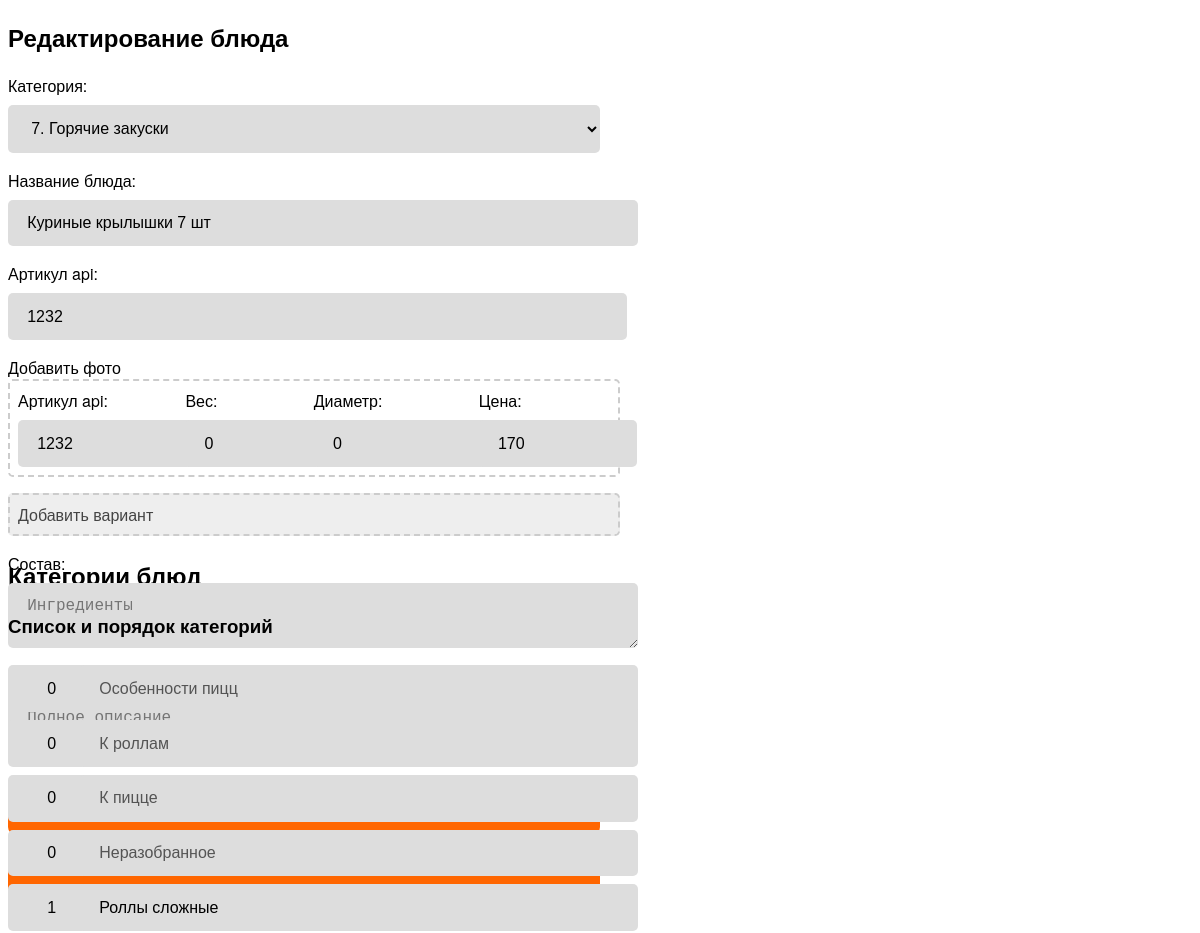
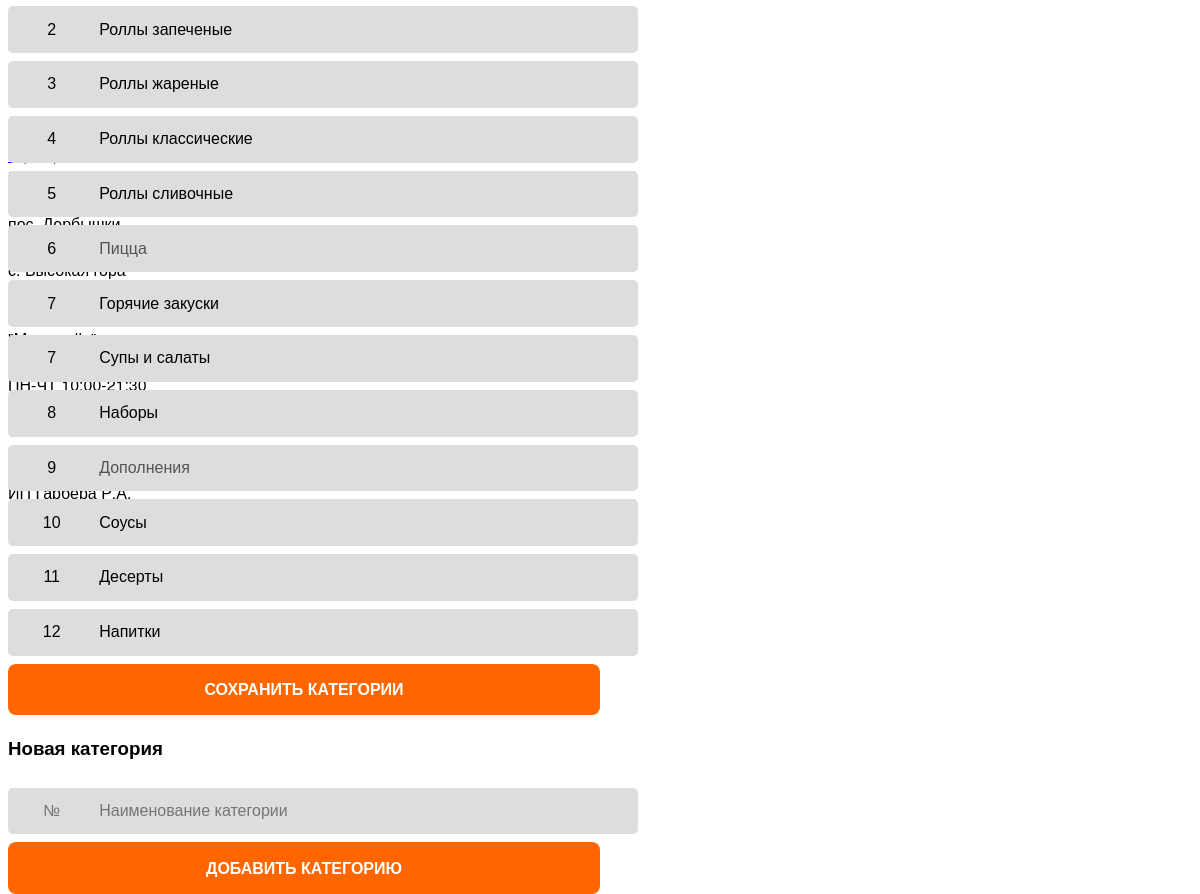
/admin?edit_dish=507 (signed in), run on the app's committed database (2 pictures, top to bottom).
### tables this page shows
CREATE TABLE `dishes_variants` (
  `variant_id` int(11) NOT NULL,
  `variant_did` int(11) NOT NULL,
  `variant_fid` int(11) NOT NULL,
  `variant_name` varchar(64) NOT NULL,
  `variant_diameter` int(11) NOT NULL,
  `variant_weight` int(11) NOT NULL,
  `variant_price` int(11) NOT NULL,
  `variant_date` timestamp NOT NULL DEFAULT current_timestamp(),
  `variant_date_edit` timestamp NOT NULL DEFAULT current_timestamp() ON UPDATE current_timestamp()
);

CREATE TABLE `dishes_chapters` (
  `chapter_id` int(11) NOT NULL,
  `chapter_num` int(11) NOT NULL DEFAULT 0,
  `chapter_title` varchar(32) NOT NULL,
  `chapter_desc` text NOT NULL,
  `chapter_disabled` int(1) NOT NULL DEFAULT 0,
  `chapter_date` timestamp NOT NULL DEFAULT current_timestamp(),
  `chapter_date_edit` timestamp NOT NULL DEFAULT current_timestamp() ON UPDATE current_timestamp()
);

### admin.php (the view, shortened to what this page needs)
<?php
include 'db.php';
include 'head.php';
echo '<div class="wrapper">';
if(!$_SESSION['user_id']){
	echo '<h2>Вход для модератора сайта</h2>';
	echo '<div class="block-wrapper align-center">';
		echo '<form method="POST" class="w-30">';
			echo '<input type="password" name="password" class="w-100" placeholder="Пароль от админ-панели"><br>';
			echo '<input type="submit" name="submit_login" value="Войти">';
		echo '</div>';
	echo '</div>';
}
else {
	if($_GET['edit_dish'])
		echo '<h2>Редактирование блюда</h2>';
	else
		echo '<h2>Добавление блюд</h2>';
	echo '<div class="block-wrapper align-center">';
		echo '<form method="POST" class="w-50">';
			echo '<label>Категория:</label>';
			echo '<select name="dish_chapter">';
				$query_chapters = mysqli_query($link, "SELECT * FROM dishes_chapters ORDER BY chapter_num");
		    	while($row = mysqli_fetch_assoc($query_chapters)){
					echo '<option value="'.$row['chapter_id'].'" '.($_POST['dish_chapter']==$row['chapter_id']?'selected':'').'>'.($row['chapter_num']?$row['chapter_num'].'.':'[скрыто]').' '.$row['chapter_title'].'</option>';
		    	};
			echo '</select>';
			echo '<label>Название блюда:</label>';
			echo '<input type="text" name="dish_name" placeholder="Название" value="'.$_POST['dish_name'].'"><br>';
			echo '<label>Артикул api:</label>';
			echo '<input type="number" name="dish_fid" placeholder="ID артикула для заказа frontpad" value="'.$_POST['dish_fid'].'"><br>';
			echo '<div class="upload-box">
				<input add-in-list="dish_photos" type="file" class="hide" />
				<div class="overflow overflow-photos-mini">
					<div class="photos-list overflow-box" photos-out="dish_photos"></div>
				</div>
				<a class="upload-btn btn mini" name="profile_upload_photo">Добавить фото</a>
				<input name="dish_photos" type="text" class="hide" photos-in="dish_photos" value="'.$_POST['dish_photos'].'" />
			</div>';
			$variant_i = 0;
			$query_variants = mysqli_query($link, "SELECT * FROM dishes_variants WHERE variant_did='".$_GET['edit_dish']."' ORDER BY variant_price");
		    while($row = mysqli_fetch_assoc($query_variants) OR $variant_i<1){
				$variant_i++;
				echo '<div class="chapter-box dashed">';
					echo '<div class="chapter-weight chapter-cell">';
						echo '<label>Артикул api:</label>';
						echo '<input type="number" name="variant_fid_'.$variant_i.'" value="'.($row['variant_fid']?$row['variant_fid']:$_POST['dish_fid']).'" placeholder="Api ID">';
					echo '</div>';
					echo '<div class="chapter-weight chapter-cell">';
						echo '<label>Вес:</label>';
						echo '<input type="number" name="variant_weight_'.$variant_i.'" value="'.$row['variant_weight'].'" placeholder="Вес, гр.">';
					echo '</div>';
					echo '<div class="chapter-diameter chapter-cell">';
						echo '<label>Диаметр:</label>';
						echo '<input type="number" name="variant_diameter_'.$variant_i.'" value="'.$row['variant_diameter'].'" placeholder="Диаметр, см.">';
					echo '</div>';
					echo '<div class="chapter-price chapter-cell">';
						echo '<label>Цена:</label>';
						echo '<input type="number" name="variant_price_'.$variant_i.'" value="'.($row['variant_price']?$row['variant_price']:$_POST['dish_price']).'" placeholder="Цена, руб.">';
					echo '</div>';
				echo '</div>';
			}
			if($variant_i<3){
				echo '<div class="chapter-box dashed chapter-add" variant="'.$variant_i.'">';
					echo '<div class="align-center">Добавить вариант</div>';
				echo '</div>';
			}
			echo '<label>Состав:</label>';
			echo '<textarea type="text" name="dish_structure" placeholder="Ингредиенты">'.$_POST['dish_structure'].'</textarea>';
			echo '<label>Описание:</label>';
			if($_GET['edit_dish']){
				echo '<br><br>';
			} else
				echo '<input type="submit" name="submit_dish_add" value="Добавить блюдо">';
		echo '</form>';
	echo '</div>';
	echo '<h2>Категории блюд</h2>';
	echo '<div class="block-wrapper align-center">';
		echo '<h3>Список и порядок категорий</h3>';
		echo '<form method="POST" class="w-50">';
			$query_chapters_edit = mysqli_query($link, "SELECT * FROM dishes_chapters ORDER BY chapter_num");
			while($row = mysqli_fetch_assoc($query_chapters_edit)){
				echo '<div class="chapter-box">';
					echo '<div class="chapter-count">';
						echo '<input type="number" name="chapter_num_'.$row['chapter_id'].'" value="'.$row['chapter_num'].'" placeholder="№">';
					echo '</div>';
					echo '<div class="chapter-title">';
						echo '<input type="text" name="chapter_title_'.$row['chapter_id'].'" value="'.$row['chapter_title'].'" placeholder="Наименование категории" '.($row['chapter_disabled']?'disabled':'').'>';
					echo '</div>';
				echo '</div>';
			};
			echo '<input type="submit" name="submit_chapters_save" value="Сохранить категории">';
		echo '</form>';
		echo '<h3>Новая категория</h3>';
		echo '<form method="POST" class="w-50">';
			echo '<div class="chapter-box">';
				echo '<div class="chapter-count">';
					echo '<input type="number" name="chapter_num" placeholder="№">';
				echo '</div>';
				echo '<div class="chapter-title">';
					echo '<input type="text" name="chapter_title" placeholder="Наименование категории">';
				echo '</div>';
			echo '</div>';
			echo '<input type="submit" name="submit_chapter_add" value="Добавить категорию">';
		echo '</form>';
	echo '</div>';
}
echo '</div>';
include 'footer.php';
?>

### style/cart.css (style rules this page uses)
.button, input[type="submit"] { display: inline-block; padding: 1.1em 1em 1em 1em; text-transform: uppercase; background-color: #ff6600; color: #fff; border-radius: .5em; text-decoration: none !important; position: relative; overflow: hidden; transform: translate3d(0,0,0); transition: background-color 0.2s ease-in-out, color 0.2s ease-in-out, border-color 0.2s ease-in-out, box-shadow 0.2s ease-in-out; border: 0; font-size: 1em; padding-left: 60px; padding-right: 60px; text-align: center; white-space: nowrap; vertical-align: middle; font-weight: bold; cursor: pointer; margin-top: .5em; }
input[type="text"], input[type="number"], input[type="password"], textarea, select { display: inline-block; padding: .9em 1.2em; border-radius: 5px; border: 0; font-size: 16px; text-align: center; white-space: nowrap; vertical-align: middle; background-color: #ddd; margin-bottom: 1em; margin-top: .5em; text-align: left; }
textarea, select { display: block; }
input[type="number"] { padding-right: .5em; }
form { display: inline-block; text-align: left; width: 100%; }
form.w-50, .w-50 { width: 50% }
form input[type="text"], form input[type="number"], form input[type="submit"], textarea, select { width: 100%; }
form .btn { margin-bottom: 1em; }
[class*="block-"] { position: relative; }
[slider], .sliders, .block-wrapper { height: 29em; }
.chapter-box { width: 100%; display: table; }
.chapter-title, .chapter-count, .chapter-cell { display: table-cell; }
.chapter-cell + .chapter-cell { padding-left: .5em; }
.chapter-title { padding-left: .5em; }
.chapter-count { width: 4em }
.chapter-count input { text-align: center; }
.chapter-box.dashed { border: 2px dashed #ccc; border-radius: .3em; padding: .5em .5em .5em .5em; margin-bottom: 1em; }
.chapter-box input { margin-bottom: 0em; }
.chapter-add { color: #444; background-color: #eee; }

### data on the page
dishes_variants: variant_fid "1232", variant_weight "0", variant_diameter "0", variant_price "170"
dishes_chapters: chapter_num "0", chapter_title "Особенности пицц"
dishes_chapters: chapter_num "0", chapter_title "К роллам"
dishes_chapters: chapter_num "0", chapter_title "К пицце"
dishes_chapters: chapter_id+chapter_num "0", chapter_title "Неразобранное"
dishes_chapters: chapter_num "1", chapter_title "Роллы сложные"
dishes_chapters: chapter_num "2", chapter_title "Роллы запеченые"
dishes_chapters: chapter_num "3", chapter_title "Роллы жареные"
dishes_chapters: chapter_num "4", chapter_title "Роллы классические"
dishes_chapters: chapter_num "5", chapter_title "Роллы сливочные"
dishes_chapters: chapter_num "6", chapter_title "Пицца"
dishes_chapters: chapter_num "7", chapter_title "Горячие закуски"
dishes_chapters: chapter_id+chapter_num "7", chapter_title "Супы и салаты"
dishes_chapters: chapter_id+chapter_num "8", chapter_title "Наборы"
dishes_chapters: chapter_id+chapter_num "9", chapter_title "Дополнения"
dishes_chapters: chapter_id+chapter_num "10", chapter_title "Соусы"
dishes_chapters: chapter_id+chapter_num "11", chapter_title "Десерты"
dishes_chapters: chapter_id+chapter_num "12", chapter_title "Напитки"

### other printed values
form field dish_chapter "7. Горячие закуски"
